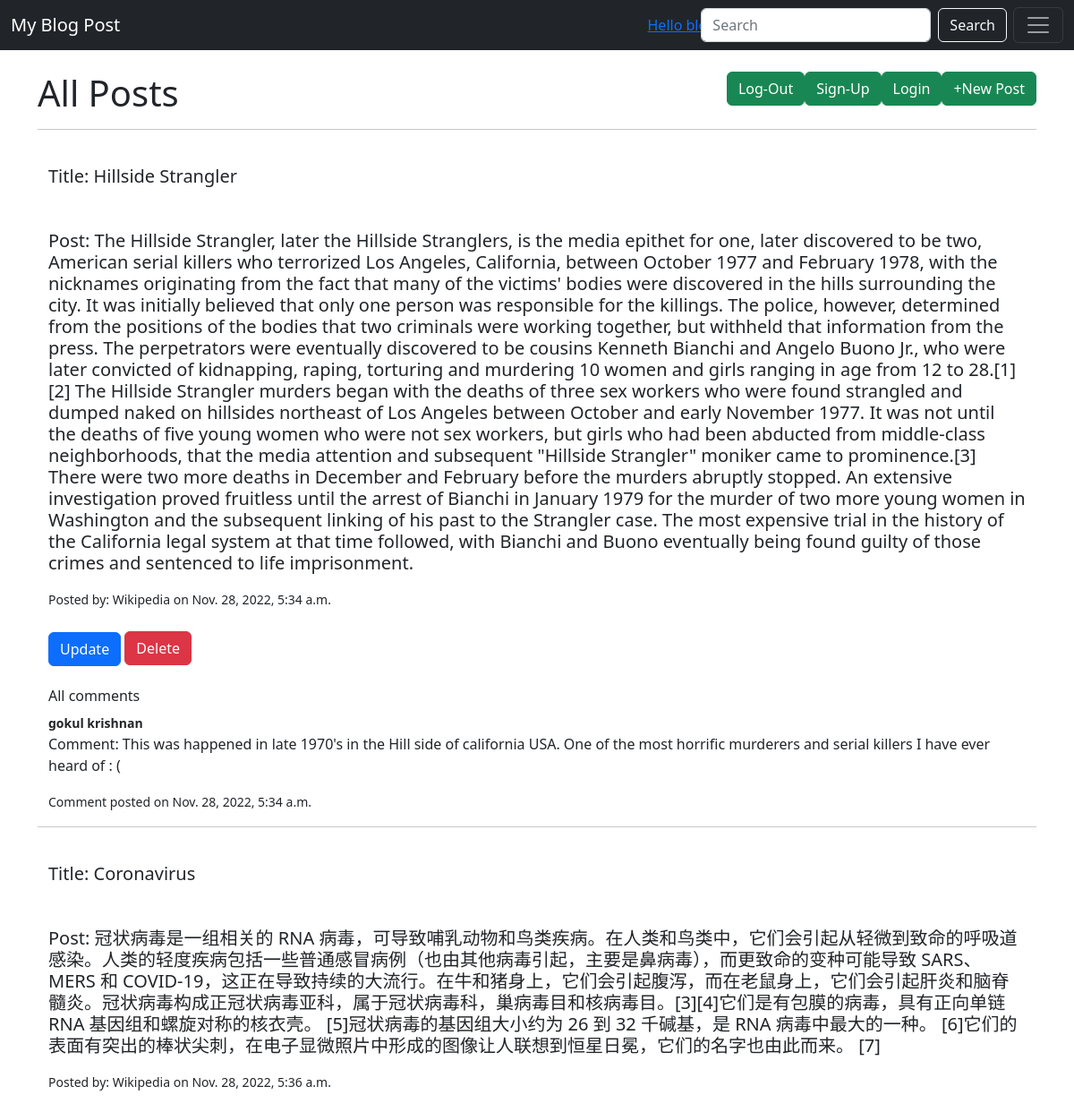
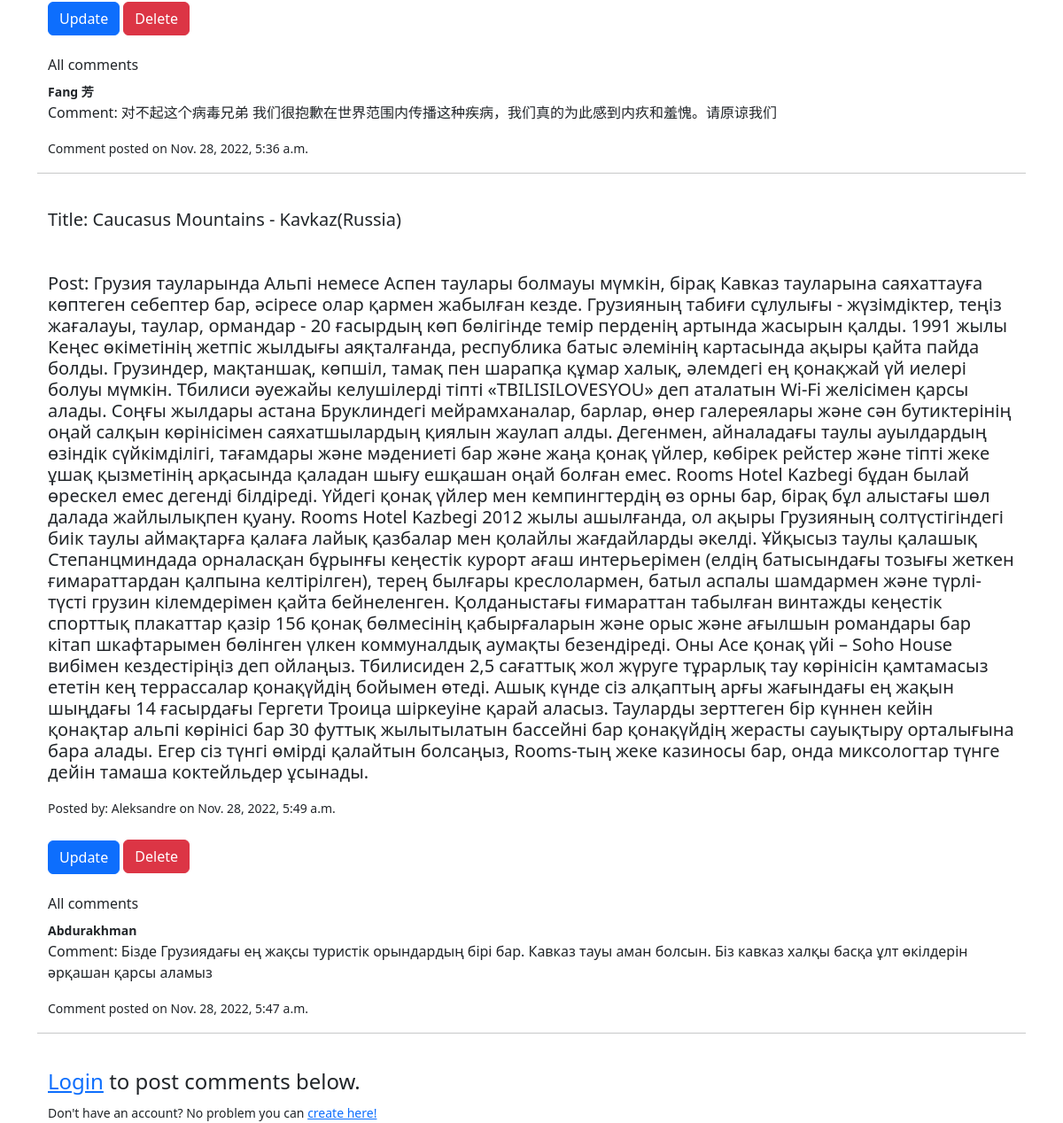
The page /posts/ (signed in) on the database its author committed (2 pictures, top to bottom).
### blogapp/models.py (models this page shows, shortened)
class Posts(models.Model):
    title=models.CharField(max_length=120)
    content=models.TextField()
    author=models.TextField()
    image=models.ImageField(upload_to="images/", blank=True, null=True)
    posted_on = models.DateTimeField(default=timezone.now)
    status = models.IntegerField(choices=STATUS, default=0)
    class Meta:
        ordering = ['posted_on']
    class Meta:
        verbose_name_plural="Posts" #This will handle the extra "s" (singular or plural in models)

class Comment(models.Model):
    post = models.ForeignKey(Posts,on_delete=models.CASCADE,related_name='comments')
    name=models.CharField(max_length=120)
    comment_body=models.CharField(max_length=256)
    posted_on=models.DateTimeField(default=timezone.now)
    class Meta:
        ordering = ['posted_on']

### blogapp/views.py (the view)
# urls.py: path("posts/",views.posts,name="posts"),
@csrf_exempt
def posts(request):
    objects=Posts.objects.all()
    template=loader.get_template("posts.html")
    context={
        "objects":objects,
    }
    """
    comments = Posts.comments.filter(active=True)
    new_comment = None
    if request.method == 'POST':
        comment_form = CommentForm(data=request.POST)
        new_comment = comment_form.save(commit=False)
        new_comment.post = Posts
        new_comment.save()
    else:
        comment_form=new_comment()
    """
    return HttpResponse(template.render(context,request))

### templates/posts.html (shortened to what this page needs)
{% extends "base.html" %}
{% load static %}
{% block head %}
{% block user %}
{% if request.user == request.user %}
<a style="position: absolute; right: 400px;" ="navbar-item-active" href="#">Hello {{ request.user }}</a>
{% endif %}
{% endblock %}
{% endblock %}
{% block body %}
<br>
    <h1 style="display: inline; ">All Posts</h1>
        <a class="btn btn-success float-end" href="newpost/"> +New Post</a>
        <a class="btn btn-success float-end" href="/login/"> Login</a>
        <a class="btn btn-success float-end" href="/register/"> Sign-Up</a>
        <a class="btn btn-success float-end" href="/logout/"> Log-Out</a>
<hr>
<br>
<form action="newpost/" method="POST" enctype= "multipart/form-data" >
    {% for i in objects %}
    <div class="container">
        {% if i.title %}
    <div class="spacing">
    <h5>Title: {{ i.title }}</h5>
    </div>
</div>
    <br>
{% else %}
<h5>No Title</h5>
{% endif %}
{% if i.content %}
    <div class="container">
        <p><h5>Post: {{ i.content }}</h5></div></p>
{% else %}
    <h3>No Content</h3>
{% endif %}
{% if i.author %}
    <div class="container">
        <small>Posted by: {{ i.author }} on {{ i.posted_on }}</h3></small>
    </div>
{% else %}
        <h3>No Author:(N/A)</h3>
{% endif %}
<br>
<div class="container">
    <small><a class="btn btn-primary" href="update/{{ i.id }}">Update</a></small>
    <a class="btn btn-danger"href="delete/{{ i.id }}">Delete</a>
</div>
    </div>
    <br>
<div class="container">
{% if not i.comments.all %}
<div class="container">
    <small><strong>Comments</strong></small>
    <br>
        <p>No comments added yet!</p>
</div>
{% else %}
    {% for comment in i.comments.all %}
    <div class="container">
    <h6>All comments</h6>
        <small><strong>{{ comment.name }}</strong></small>
        <p>Comment: {{ comment.comment_body }}</p>
        <p><small>Comment posted on {{ comment.posted_on }}</small></p>
    </div>
    {% endfor %}
{% endif %}
<hr>
<br>
    {% endfor %}
    <div class="container">
        <h4><a href="/login/">Login</a> to post comments below.</h4>
        <small>Don't have an account? No problem you can <a href="/register/">create here!</a></small>
    </div>
    {% endblock %}

### rows shown on the page
Posts: title "Hillside Strangler", content "The Hillside Strangler, later the Hillside Stranglers, is the media epithet for one, later discovered to be two, American serial killers who terrorized Los Angeles, California, between October 1977 and February 1978, with the nicknames originating from the fact that many of the victims' bodies were discovered in the hills surrounding the city. It was initially believed that only one person was responsible for the killings. The police, however, determined from the positions of the bodies that two criminals were working together, but withheld that information from the press. The perpetrators were eventually discovered to be cousins Kenneth Bianchi and Angelo Buono Jr., who were later…", author "Wikipedia", posted_on "Nov. 28, 2022, 5:34 a.m."
Comment: name "gokul krishnan", comment_body "This was happened in late 1970's in the Hill side of california USA. One of the most horrific murderers and serial killers I have ever heard of : (", posted_on "Nov. 28, 2022, 5:34 a.m."
Posts: title "Coronavirus", content "冠状病毒是一组相关的 RNA 病毒，可导致哺乳动物和鸟类疾病。在人类和鸟类中，它们会引起从轻微到致命的呼吸道感染。人类的轻度疾病包括一些普通感冒病例（也由其他病毒引起，主要是鼻病毒），而更致命的变种可能导致 SARS、MERS 和 COVID-19，这正在导致持续的大流行。在牛和猪身上，它们会引起腹泻，而在老鼠身上，它们会引起肝炎和脑脊髓炎。冠状病毒构成正冠状病毒亚科，属于冠状病毒科，巢病毒目和核病毒目。[3][4]它们是有包膜的病毒，具有正向单链 RNA 基因组和螺旋对称的核衣壳。 [5]冠状病毒的基因组大小约为 26 到 32 千碱基，是 RNA 病毒中最大的一种。 [6]它们的表面有突出的棒状尖刺，在电子显微照片中形成的图像让人联想到恒星日冕，它们的名字也由此而来。 [7]", author "Wikipedia", posted_on "Nov. 28, 2022, 5:36 a.m."
Comment: name "Fang 芳", comment_body "对不起这个病毒兄弟 我们很抱歉在世界范围内传播这种疾病，我们真的为此感到内疚和羞愧。请原谅我们", posted_on "Nov. 28, 2022, 5:36 a.m."
Posts: title "Caucasus Mountains - Kavkaz(Russia)", content "Грузия тауларында Альпі немесе Аспен таулары болмауы мүмкін, бірақ Кавказ тауларына саяхаттауға көптеген себептер бар, әсіресе олар қармен жабылған кезде. Грузияның табиғи сұлулығы - жүзімдіктер, теңіз жағалауы, таулар, ормандар - 20 ғасырдың көп бөлігінде темір перденің артында жасырын қалды. 1991 жылы Кеңес өкіметінің жетпіс жылдығы аяқталғанда, республика батыс әлемінің картасында ақыры қайта пайда болды. Грузиндер, мақтаншақ, көпшіл, тамақ пен шарапқа құмар халық, әлемдегі ең қонақжай үй иелері болуы мүмкін. Тбилиси әуежайы келушілерді тіпті «TBILISILOVESYOU» деп аталатын Wi-Fi желісімен қарсы алады. Соңғы жылдары астана Бруклиндегі мейрамханалар, барлар, өнер галереялары және сән…", author "Aleksandre", posted_on "Nov. 28, 2022, 5:49 a.m."
Comment: name "Abdurakhman", comment_body "Бізде Грузиядағы ең жақсы туристік орындардың бірі бар. Кавказ тауы аман болсын. Біз кавказ халқы басқа ұлт өкілдерін әрқашан қарсы аламыз", posted_on "Nov. 28, 2022, 5:47 a.m."
